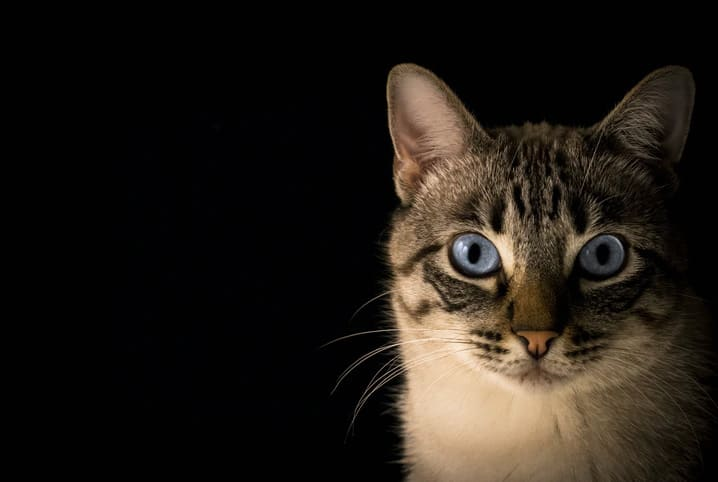
#> input picture Photos/Cat.jpg, 718 x 482 px
$ python smoothing.py
#> lines starting #> are read from the running program, lines starting #| are printed output that depends on the picture
import cv2 as cv
import numpy as np

img = cv.imread('Photos/Cat.jpg')
#> img is the input picture: shape (482, 718, 3); mean B, G, R 21.7, 27.8, 33.4
cv.imshow('Cats', img)

# Averaging
average = cv.blur(img, (3,3))
cv.imshow('Average Blur', average)

# Gaussian Blur
gauss = cv.GaussianBlur(img, (3,3), 0)
cv.imshow('Gaussian Blur', gauss)

# Median Blur
median = cv.medianBlur(img, 3)
cv.imshow('Median Blur', median)

# Bilateral
#bilateral = cv.bilateralFilter(img, 10, 35, 25)
bilateral = np.hstack([cv.bilateralFilter(img, 5, 21, 21),
                       cv.bilateralFilter(img, 7, 31, 31),
                       cv.bilateralFilter(img, 9, 41, 41)])
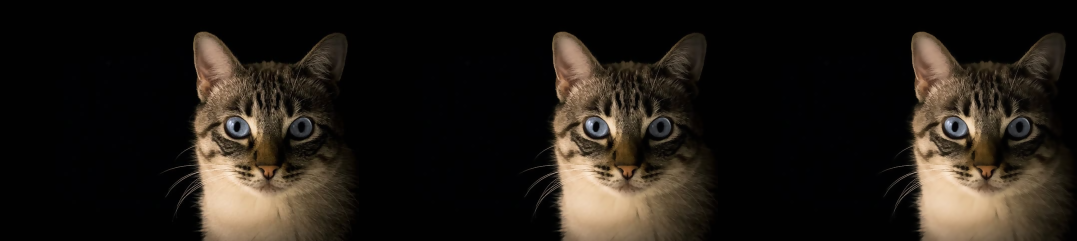
#> bilateral: shape (482, 2154, 3) (shown at 1/2 size); mean B, G, R 21.7, 27.8, 33.4
cv.imshow('Bilateral', bilateral)

cv.waitKey(0)
